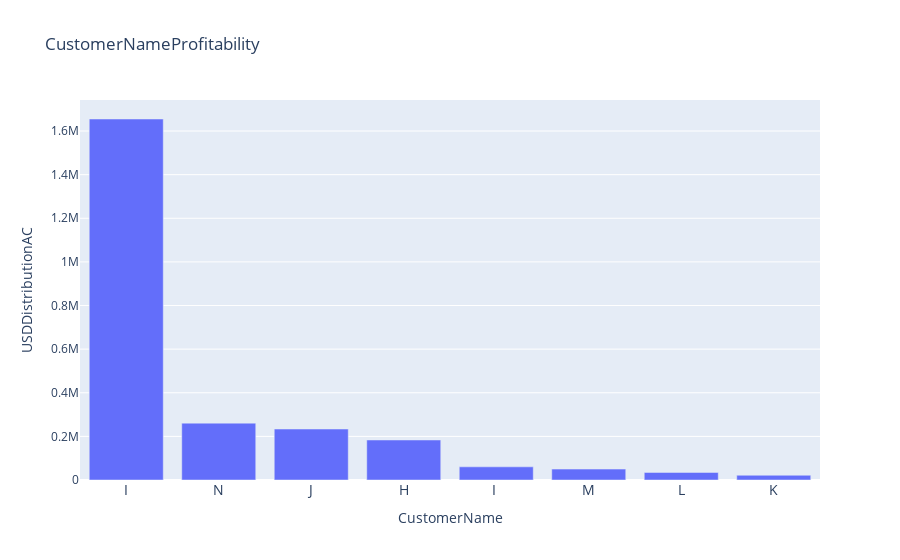

Notebook code cell kept with this figure:
### Code cell
returnfig ('CustomerName','DistributionAC')

### Figure 1 — Plotly figure (JSON) as saved in the notebook; plotly's stock layout.template omitted (floating-point values rounded to 4 significant figures)
{"data": [{"name": "CustomerNameProfitability", "type": "bar", "x": ["I", "N", "J", "H", "I ", "M", "L", "K"], "y": [1655000.0, 260800.0, 233700.0, 183400.0, 60380.0, 50060.0, 34650.0, 21780.0]}], "layout": {"barmode": "group", "title": {"text": "CustomerNameProfitability"}, "xaxis": {"tickfont": {"size": 14}, "title": {"text": "CustomerName"}}, "yaxis": {"title": {"text": "USDDistributionAC"}}}}
